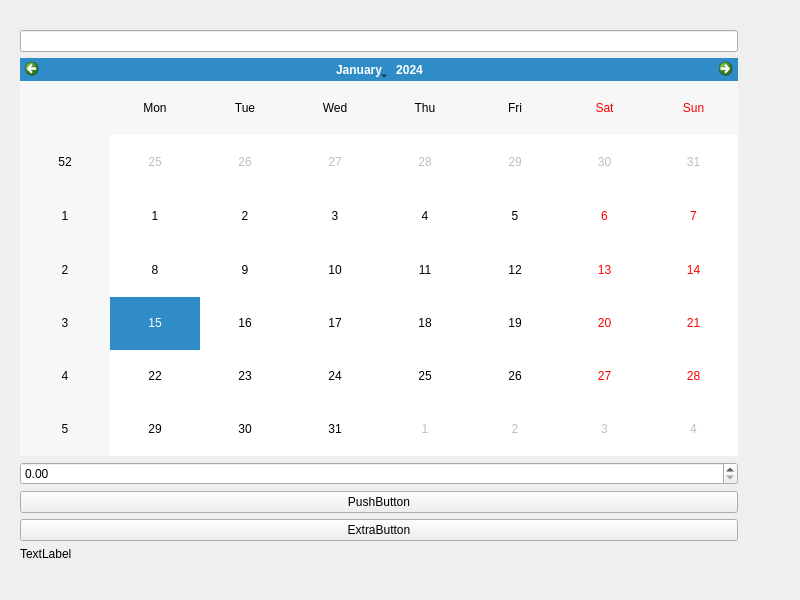
<?xml version="1.0" encoding="UTF-8"?>
<ui version="4.0">
 <class>Widget</class>
 <widget class="QWidget" name="Widget">
  <property name="geometry">
   <rect>
    <x>0</x>
    <y>0</y>
    <width>800</width>
    <height>600</height>
   </rect>
  </property>
  <property name="windowTitle">
   <string>Widget</string>
  </property>
  <widget class="QWidget" name="">
   <property name="geometry">
    <rect>
     <x>20</x>
     <y>30</y>
     <width>731</width>
     <height>531</height>
    </rect>
   </property>
   <layout class="QVBoxLayout" name="verticalLayout_3">
    <item>
     <layout class="QHBoxLayout" name="horizontalLayout">
      <item>
       <layout class="QVBoxLayout" name="verticalLayout">
        <item>
         <widget class="QLineEdit" name="inputLineEdit"/>
        </item>
        <item>
         <widget class="QCalendarWidget" name="calendar"/>
        </item>
        <item>
         <widget class="QDoubleSpinBox" name="doubleSpinBox"/>
        </item>
        <item>
         <widget class="QPushButton" name="processButton">
          <property name="text">
           <string>PushButton</string>
          </property>
         </widget>
        </item>
        <item>
         <widget class="QPushButton" name="extraButton">
          <property name="text">
           <string>ExtraButton</string>
          </property>
         </widget>
        </item>
       </layout>
      </item>
      <item>
       <layout class="QVBoxLayout" name="verticalLayout_2">
        <item>
         <widget class="QLabel" name="label">
          <property name="text">
           <string/>
          </property>
         </widget>
        </item>
        <item>
         <widget class="QLabel" name="label_2">
          <property name="text">
           <string/>
          </property>
         </widget>
        </item>
        <item>
         <widget class="QLabel" name="label_3">
          <property name="text">
           <string/>
          </property>
         </widget>
        </item>
       </layout>
      </item>
     </layout>
    </item>
    <item>
     <widget class="QLabel" name="label_4">
      <property name="text">
       <string>TextLabel</string>
      </property>
     </widget>
    </item>
   </layout>
  </widget>
 </widget>
 <resources/>
 <connections/>
</ui>
